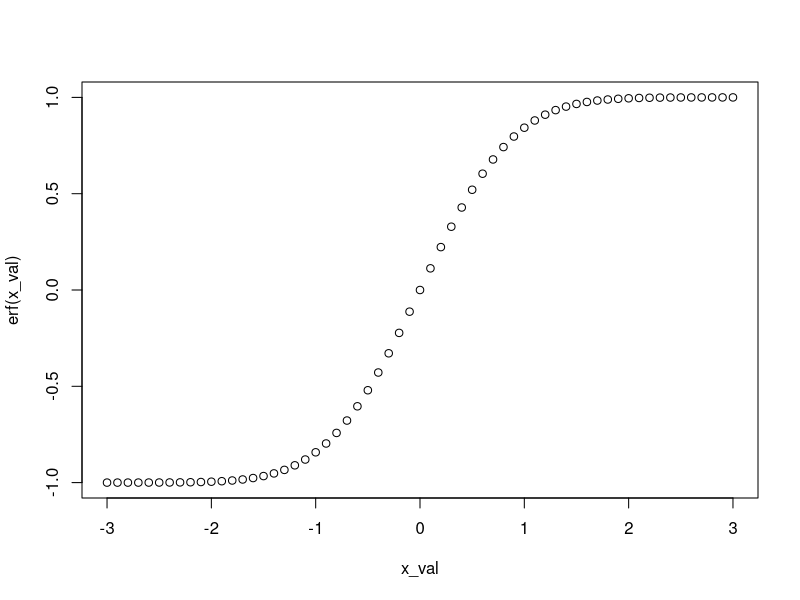
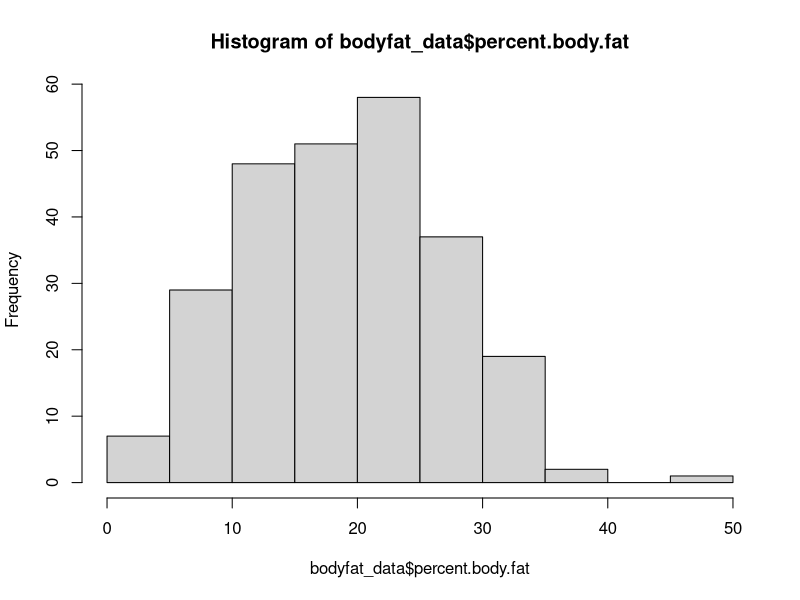
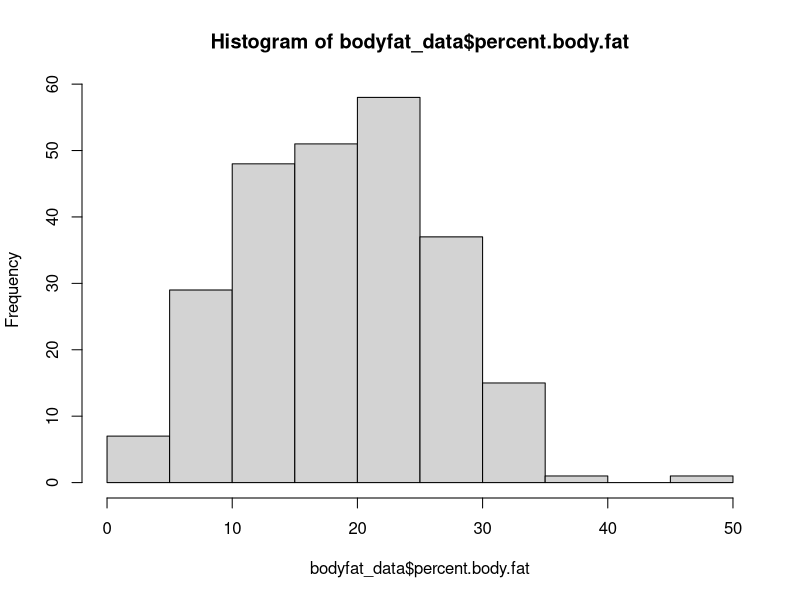
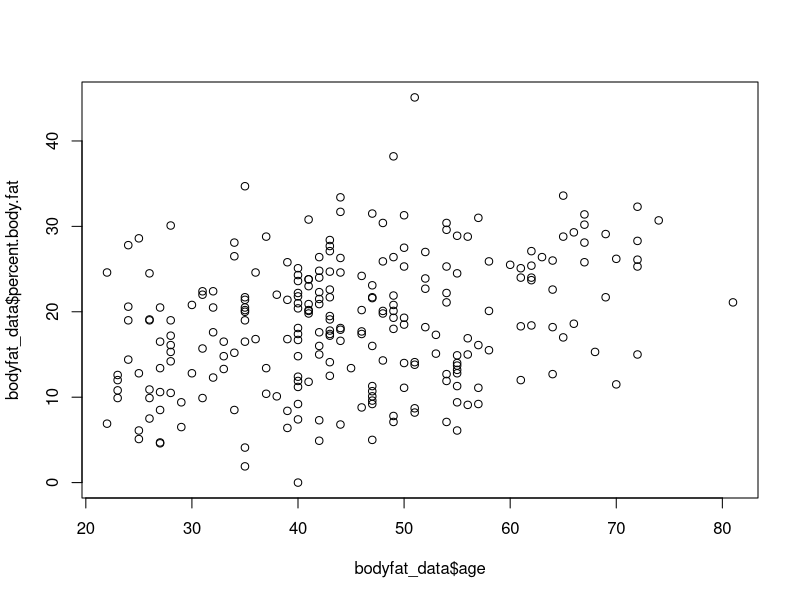

Recreate these plots in R, in order.
#----------------------------------
#  Project 1
#----------------------------------

# Using a loop
N <- 99
filenames <- rep("Data_00.csv", N)
for ( i in 1:N){

   if ( i < 10){
     filenames[i] <- paste0("Data_0",i, ".csv")
   } else {
     filenames[i] <- paste0("Data_", i, ".csv")
   }
}

print(filenames)


# Using vectorization
N <- 99
m <- 9
single_digit <- paste0("Data_0", 1:m, ".csv")
double_digit <- paste0("Data_", (m+1):N, ".csv")

filenames <- c(single_digit, double_digit)
print(filenames)

#----------------------------------
#  Project 2
#----------------------------------
normalize <- function(x){
  new_x <- (x - mean(x))/sd(x)
  return(new_x)
}


myList <- c(1, 2, 3, 4, 5 )
print(normalize(myList))

bodyfat_data <- read.csv("bodyfat.csv")

print(normalize(bodyfat_data$percent.body.fat))



#----------------------------------
#  Project 3
#----------------------------------
erf <- function(x){
  return(2*pnorm(x*sqrt(2))-1)
}

print(erf(1))


x_val <- seq(-3,3,0.1)
plot(x_val, erf(x_val))



#----------------------------------
#  Project 4
#----------------------------------

Celsius <- seq(-40, 100, 5)
Fahrenheit <- Celsius*9/5 + 32

# ndx_c <- which(Celsius < 0)
# ndx_f <- which(Fahrenheit > 0)
# ndx <- intersect(ndx_c, ndx_f)
# 
# df <- data.frame(Celsius=Celsius[ndx], Fahrenheit=Fahrenheit[ndx])
# 
# print(df)

find_temps <- function(cel, fah){
  ndx_c <- which(cel < 0)
  ndx_f <- which(fah > 0)
  ndx <- intersect(ndx_c, ndx_f)
  df <- data.frame(Celsius=cel[ndx], Fahrenheit=fah[ndx])
  return(df)
}

tmps <- find_temps(Celsius, Fahrenheit)
print(tmps)


#----------------------------------
#  Project 5
#----------------------------------
find_outliers <- function(x){
  n <- length(x)
  chauvenet <- n*(1-erf(abs(x - mean(x))/sd(x)))
  ndx <- which(chauvenet < 0.5)
  return(ndx)
}

clean_data <- function(col_name, df){
  for (col in col_name){
    col_data <- df[col][[1]]  #The [[1]] pulls the numeric values
    ndx <- find_outliers(col_data) 
    
    if (length(ndx) > 0){
      df <- bodyfat_data[-ndx,]  #The minus removes (in this case) a row
    }
  }
  return(df)
}

bodyfat_data <- read.csv("bodyfat.csv")
hist(bodyfat_data$percent.body.fat)

columns <- c('weight.lbs.',  'height.inches.')
for (col in columns){
  bodyfat_data <- clean_data(col, bodyfat_data)
}


hist(bodyfat_data$percent.body.fat)
plot(bodyfat_data$age, bodyfat_data$percent.body.fat)


#----------------------------------
#  Project 6
#----------------------------------
N <- 5


for (val in 1:N){
  x <- val
  stopping_time <- 0
  while (x > 1){
    stopping_time <- stopping_time + 1

    if(x %% 2 == 0){
      x <- x/2
    } else {
      x <- 3*x + 1
    }
  }
  cat("\t", val, "\t", stopping_time, "\n")
}

#----------------------------------
#  Project 7
#----------------------------------
# By reading the description carefully, we see that there are 5 cases 
#    to consider:
#    1. 81 or higher is too hot;
#    2. 66 or lower is too cold;
#    3. At 70 degrees, the humidity must between 12 and 72
#    4. If over 70 degrees, the humidity must decrease by 
#       1.25 units for every degree over 70
#    5. If under 70 degrees, the humidity must increase by 
#       4 units for every degree under 70


get_comfort_level <- function(Temp, humid){
  optimal_temp <- 70
  optimal_humid <- 42
  high_temp <- 81
  low_temp <- 66
  dec_factor <- 1.25
  inc_factor <- 4.0
  
  hot_message <- "Too Hot"
  cold_message <- "Too Cold"
  comfort_message <- "Comfortable"
  
  if (Temp >= high_temp){
    comfort_level <- hot_message
    
  } else if (Temp <= low_temp){
    comfort_level <- cold_message
    
  } else if (Temp == optimal_temp){
    if (humid < 12){
      comfort_level <- cold_message
    } else if (humid > 72){
      comfort_level <- hot_message
    } else {
      comfort_level <- comfort_message
    }
  }else if (Temp > optimal_temp){
    degrees_over <- Temp - optimal_temp
    max_humid <- optimal_humid - dec_factor*degrees_over
    
    if (humid <= max_humid){
      comfort_level <- comfort_message
    }else{
      comfort_level <- hot_message
    }
    
  } else {
    degrees_under <- optimal_temp - Temp
    min_humid <- optimal_humid + inc_factor*degrees_under
    if (humid >= min_humid){
      comfort_level <- "comfortable"
    }else{
      comfort_level <- "Too Cold"
    }
  }

  
  return(comfort_level)
  
}

Temp <- 70
humid <- 50

comfort_level <- get_comfort_level(Temp, humid)

cat( "\nAt temperature = ", Temp, 
     "\n  and humidity = ", humid, 
     "\n comfort level = ", comfort_level, "\n")

#----------------------------------
#  Project 7 Alternate Approach
#----------------------------------
# Another way to handle the multiple conditions is to 
# look for all of the cases that would be too hot or too cold
# Too hot:
#    1. 81 or higher is too hot;
#    2. 70 degress and humidity greater than 72
#    3. Between 70 and 81 degrees and humidity is greater than 42 - 1.25*(temp-70)
# Too Cold
#    1. 66 or lower is too cold;
#    2. 70 degrees and humidity lower than 12
#    3. Between 70 and 66 degrees and humidity is less than 42 + 4.0*(70-temp)
#
#    Everything else would be comfortable


get_comfort_level <- function(Temp, humid){
  
  optimal_temp <- 70
  high_temp <- 81
  low_temp <- 66
  
  optimal_humid <- 42
  high_humid <- 72
  low_humid <- 12
  
  dec_factor <- 1.25
  inc_factor <- 4.0
  
  hot_message <- "Too Hot"
  cold_message <- "Too Cold"
  comfort_message <- "Comfortable"
  
  hot_condition <- (Temp >= high_temp) || 
                   (Temp == optimal_temp && humid > high_humid) ||
                   (Temp > optimal_temp && Temp < high_temp && 
                   humid > optimal_humid - dec_factor*(Temp-optimal_temp))
  
  cold_condition <- (Temp <= low_temp) || 
                    (Temp == optimal_temp && humid < low_humid) ||
                    (Temp > optimal_temp && Temp < high_temp && 
                    humid < optimal_humid + inc_factor*(optimal_temp - Temp))
  
  if (hot_condition){
    comfort_level <- hot_message
  } else if (cold_condition){
    comfort_level <- cold_message
  } else {
    comfot_level <- comfort_message
  }

  
  return(comfort_level)
  
}

Temp <- 75
humid <- 28

comfort_level <- get_comfort_level(Temp, humid)

cat( "\nAt temperature = ", Temp, 
     "\n  and humidity = ", humid, 
     "\n comfort level = ", comfort_level, "\n")
